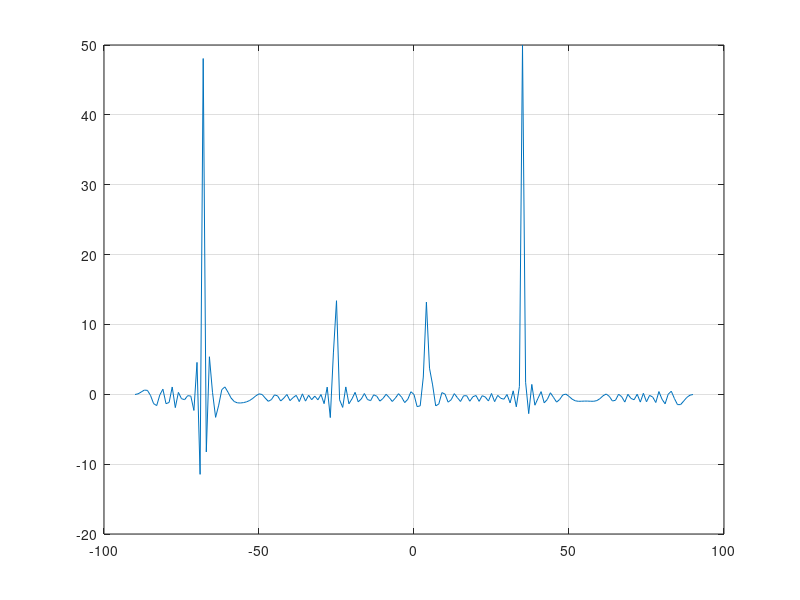

The MATLAB script that drew this image:
clear all;
%current angle of DN in degrees (from -maxAlphaDeg to maxAlphaDeg)
alphaPDeg = 35; 
%max angle of DN in degrees
maxAlphaDeg = 90; 
N = 50; % number of elements
d = 2;% between elements
lambda = 1/d; % length of wave
omega = 2*pi*299792458/lambda;
A = 1; % amplitude
alphaP = alphaPDeg/180*pi;

for alphaDeg = -maxAlphaDeg : maxAlphaDeg
    index = alphaDeg+maxAlphaDeg+1;
    Y(index) = 0;
    alpha = alphaDeg/180*pi;
    for n = 1 : N
        Y(index) = Y(index) + A*exp(j*(2*pi*n*d*(sin(alphaP)-sin(alpha))));
    end
end
plot([-maxAlphaDeg:maxAlphaDeg], real(Y))
grid on
